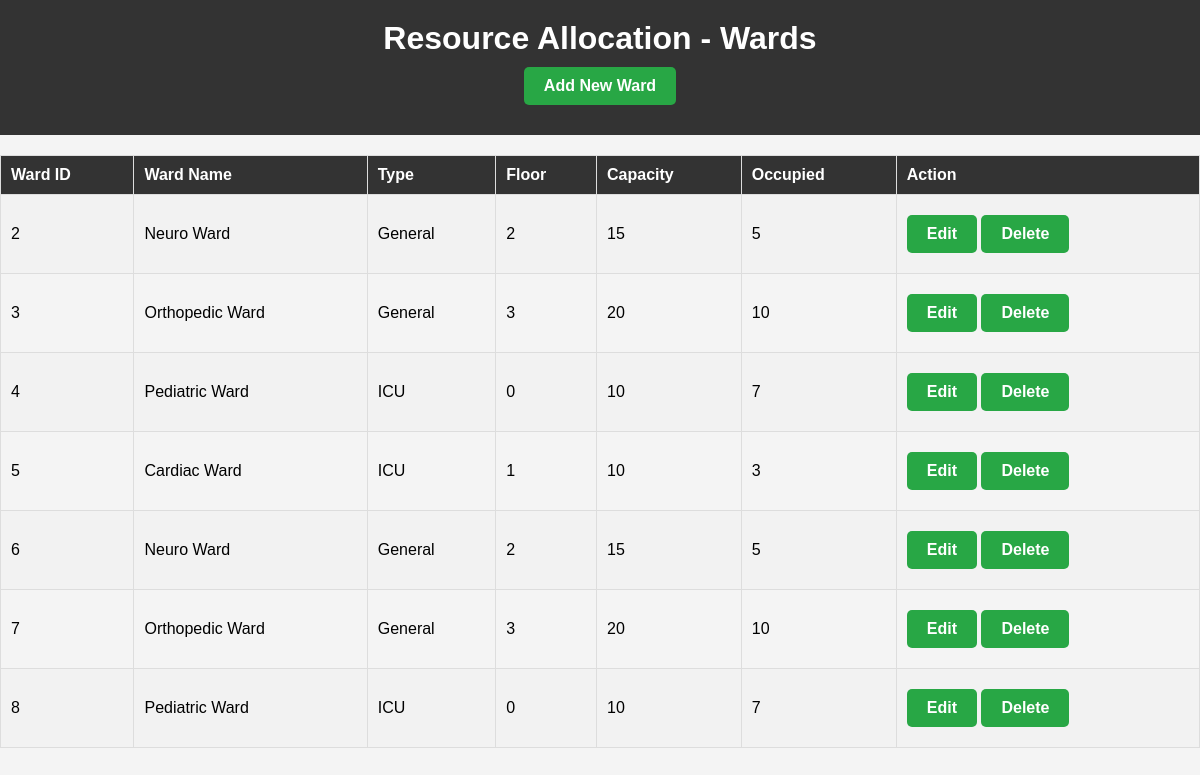
The page /management/resource_allocation/index.php on the database its author committed.
### tables this page shows
CREATE TABLE `wards` (
  `ward_id` int(11) NOT NULL,
  `ward_name` varchar(100) DEFAULT NULL,
  `ward_type` varchar(50) DEFAULT NULL,
  `floor` int(11) DEFAULT NULL,
  `capacity` int(11) DEFAULT NULL,
  `occupied` int(11) DEFAULT 0,
  `department_id` int(11) DEFAULT NULL
);

### management/resource_allocation/index.php (the view, shortened to what this page needs)
<?php
include('../../includes/db_connection.php');
$sql = "SELECT * FROM wards";
$result = $conn->query($sql);
?>
<!DOCTYPE html>
<html lang="en">
<head>
    <link rel="stylesheet" href="assets/css/resource.css">
    <link rel="stylesheet" href="resource.css">
</head>
<body>
    <header>
        <h1>Resource Allocation - Wards</h1>
        <a href="add_resource.php" class="btn">Add New Ward</a>
    </header>
    <table>
        <tr>
            <th>Ward ID</th>
            <th>Ward Name</th>
            <th>Type</th>
            <th>Floor</th>
            <th>Capacity</th>
            <th>Occupied</th>
            <th>Action</th>
        </tr>
        <?php
        if ($result->num_rows > 0) {
            while($row = $result->fetch_assoc()) {
                echo "<tr>
                        <td>" . $row['ward_id'] . "</td>
                        <td>" . $row['ward_name'] . "</td>
                        <td>" . $row['ward_type'] . "</td>
                        <td>" . $row['floor'] . "</td>
                        <td>" . $row['capacity'] . "</td>
                        <td>" . $row['occupied'] . "</td>
                        <td>
                            <a href='edit_resource.php?id=" . $row['ward_id'] . "' class='btn'>Edit</a>
                            <a href='delete_resource.php?id=" . $row['ward_id'] . "' class='btn'>Delete</a>
                        </td>
                    </tr>";
            }
        } else {
            echo "<tr><td colspan='6'>No records found</td></tr>";
        }
        ?>
    </table>
</body>
</html>

### management/resource_allocation/resource.css (style rules this page uses)
body { font-family: Arial, sans-serif; margin: 0; padding: 0; background-color: #f4f4f4; }
header { background-color: #333; color: white; padding: 20px; text-align: center; }
h1 { margin: 0; }
a.btn, form button { background-color: #28a745; color: white; padding: 10px 20px; text-decoration: none; border-radius: 5px; font-weight: bold; display: inline-block; margin: 10px 0; cursor: pointer; }
table { width: 100%; margin: 20px 0; border-collapse: collapse; }
table th, table td { padding: 10px; text-align: left; border: 1px solid #ddd; }
table th { background-color: #333; color: white; }
table tr:nth-child(even) { background-color: #f2f2f2; }

### rows shown on the page
wards: ward_id "2", ward_name "Neuro Ward", ward_type "General", floor "2", capacity "15", occupied "5"
wards: ward_id "3", ward_name "Orthopedic Ward", ward_type "General", floor "3", capacity "20", occupied "10"
wards: ward_id "4", ward_name "Pediatric Ward", ward_type "ICU", floor "0", capacity "10", occupied "7"
wards: ward_id "5", ward_name "Cardiac Ward", ward_type "ICU", floor "1", capacity "10", occupied "3"
wards: ward_id "6", ward_name "Neuro Ward", ward_type "General", floor "2", capacity "15", occupied "5"
wards: ward_id "7", ward_name "Orthopedic Ward", ward_type "General", floor "3", capacity "20", occupied "10"
wards: ward_id "8", ward_name "Pediatric Ward", ward_type "ICU", floor "0", capacity "10", occupied "7"
